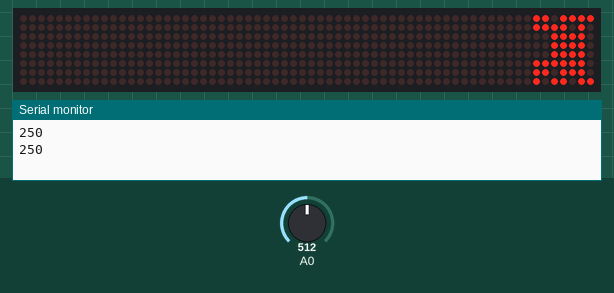
Bench run of a sketch on a simulated Arduino Uno, built with avr-gcc and run on an emulated ATmega328P. Shown: 64×8 LED matrix, the last lines printed to the serial monitor. Inputs (shaded band) come from the test bench; at power-on: A0 = 512.

Above: at 1.8 s.
1.9 s: A0 set to 716
At 3.1 s:
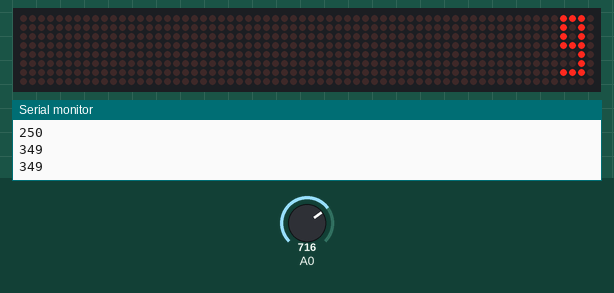
3.5 s: A0 set to 511
At 4.5 s:
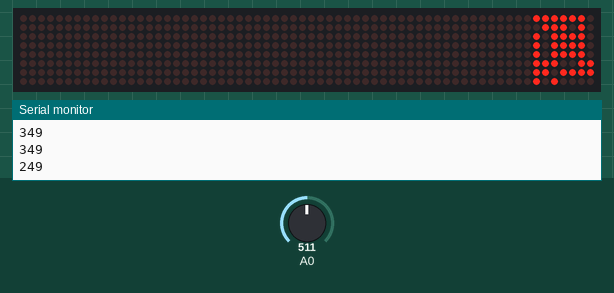
5.5 s: A0 set to 306
At 7.1 s:
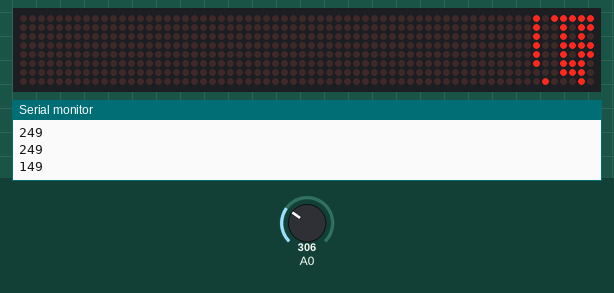
7.6 s: A0 set to 122
At 9.3 s:
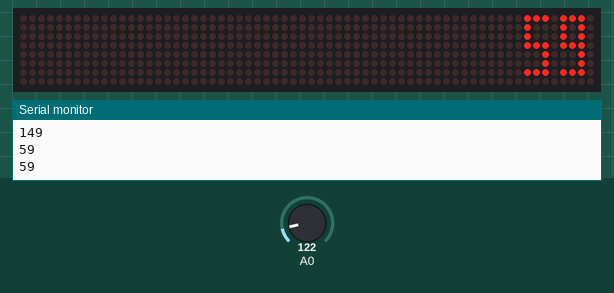
9.6 s: A0 set to 89
At 11.3 s:
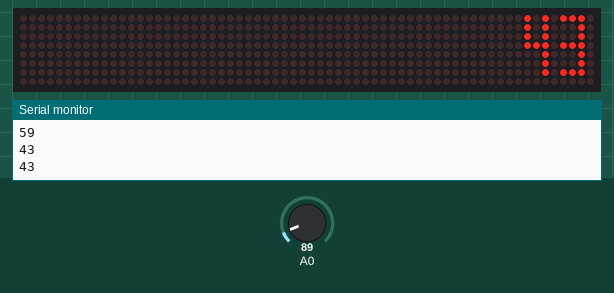
11.6 s: A0 set to 109
At 13.5 s:
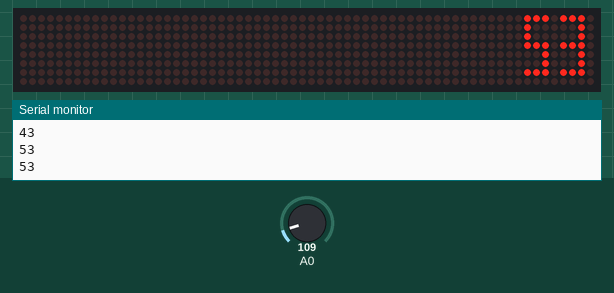
Timing chart, 0 to 14.6 s (numbered marks = the images above; inputs shaded):
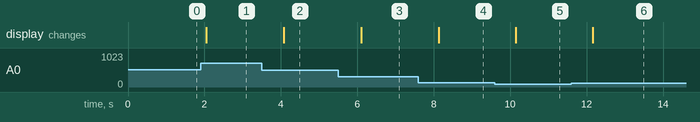

Measured:
- after the input at 1.9 s, the display: changes after 0.15 s (image 1)
- after the input at 3.5 s, the display: changes after 0.58 s (image 2)
- after the input at 5.5 s, the display: changes after 0.61 s (image 3)
- after the input at 7.6 s, the display: changes after 0.53 s (image 4)
- after the input at 9.6 s, the display: changes after 0.54 s (image 5)
- after the input at 11.6 s, the display: changes after 0.56 s (image 6)

The sketch:

LM35_with_max7219_LedMatrix_8x8_.ino
```cpp
#include <LedControl.h>
#include <stdlib.h>
#define minus 10
#define error 11

int DIN = 11;
int CS =  10;
int CLK = 13;

int Value;
float milliVolt;
int temp;

LedControl lc=LedControl(DIN,CLK,CS,0);

byte displayDigits[][8] = {
    {0xe0,0xa0,0xa0,0xa0,0xa0,0xa0,0xe0,0x00}, //0
    {0x20,0x60,0x20,0x20,0x20,0x20,0x20,0x00}, //1
    {0xe0,0x20,0x20,0xe0,0x80,0x80,0xe0,0x00}, //2
    {0xe0,0x20,0x20,0xe0,0x20,0x20,0xe0,0x00}, //3
    {0xa0,0xa0,0xa0,0xe0,0x20,0x20,0x20,0x00}, //4
    {0xe0,0x80,0x80,0xe0,0x20,0x20,0xe0,0x00}, //5
    {0xe0,0x80,0x80,0xe0,0xa0,0xa0,0xe0,0x00}, //6
    {0xe0,0x20,0x20,0x20,0x20,0x20,0x20,0x00}, //7
    {0xe0,0xa0,0xa0,0xe0,0xa0,0xa0,0xe0,0x00}, //8
    {0xe0,0xa0,0xa0,0xe0,0x20,0x20,0xe0,0x00}, //9
    {0x00,0x00,0x00,0xe0,0x00,0x00,0x00,0x00}, //minus
    {0xc3,0xe7,0x7e,0x3c,0x3c,0x7e,0xe7,0xc3}  //error
};

byte *append(int a, int b){
    byte *res = (byte*) calloc(8, sizeof(byte));
    if (res == NULL) {
        return displayDigits[error];
    }
    for(int i=0; i<8; i++){
        res[i]=displayDigits[a][i]|displayDigits[b][i]>>4;
    }
    return res;
}

void display(int N){
    if(N<-9 || N>99){
        printByte(error);
    }
    if(N<0){
        printByte(append(minus, -N));
    } else {
        printByte(append(N/10, N%10));
    }
}

void setup(){
 lc.shutdown(0,false);
 lc.setIntensity(0,1);      //brightness 1-15(right now it is set as 1)
 lc.clearDisplay(0);
 Serial.begin(9600);
}

void loop(){
    Value = analogRead(A0);
    milliVolt = ((Value * 5000.0) / 1024); //change 5000mV according to your AREF voltage for accuracy
    temp = milliVolt/10;
    display(temp);
    Serial.println(temp);
    delay(1000);
}

void printByte(byte character [])
{
  for(int i=0; i<8; i++) lc.setRow(0,i,character[i]);
}
```
